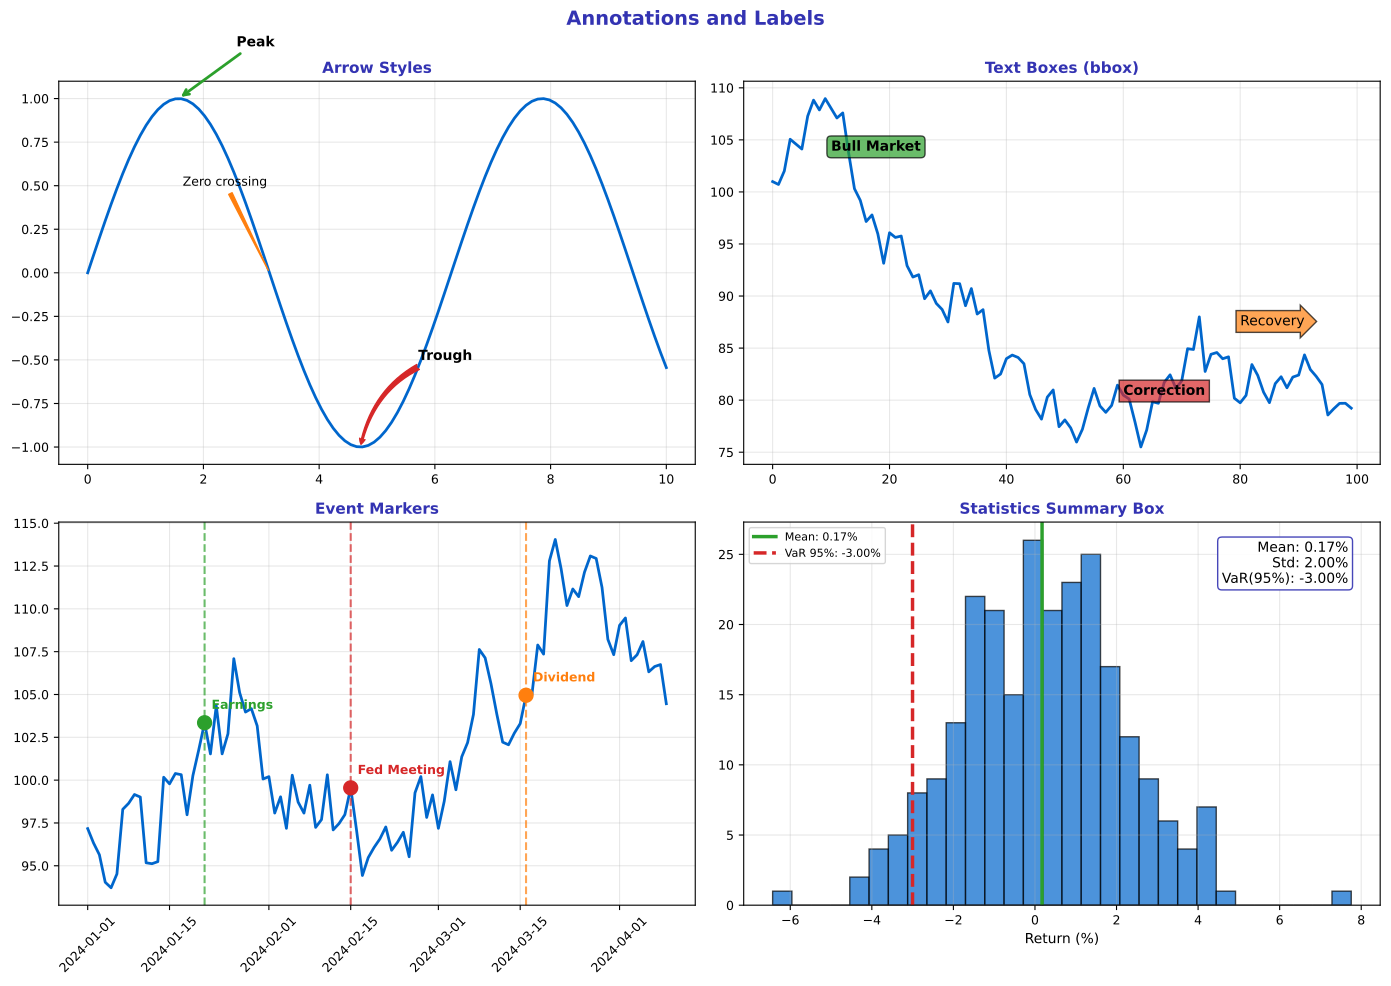

Generate this figure with Python:
"""Annotations - Adding context to charts"""
import matplotlib.pyplot as plt
import numpy as np
import pandas as pd
from pathlib import Path

plt.rcParams.update({
    'font.size': 10,
    'axes.labelsize': 10,
    'axes.titlesize': 11,
    'xtick.labelsize': 9,
    'ytick.labelsize': 9,
    'legend.fontsize': 9,
    'figure.figsize': (10, 6),
    'figure.dpi': 150
})

MLPURPLE = '#3333B2'
MLLAVENDER = '#ADADE0'
MLBLUE = '#0066CC'
MLORANGE = '#FF7F0E'
MLGREEN = '#2CA02C'
MLRED = '#D62728'

np.random.seed(42)

fig, axes = plt.subplots(2, 2, figsize=(14, 10))
fig.suptitle('Annotations and Labels', fontsize=14, fontweight='bold', color=MLPURPLE)

# Plot 1: Arrow annotations
ax1 = axes[0, 0]
x = np.linspace(0, 10, 100)
y = np.sin(x)
ax1.plot(x, y, color=MLBLUE, linewidth=2)

# Different arrow styles
ax1.annotate('Peak', xy=(np.pi/2, 1), xytext=(np.pi/2 + 1, 1.3),
             fontsize=10, fontweight='bold',
             arrowprops=dict(arrowstyle='->', color=MLGREEN, lw=2))

ax1.annotate('Trough', xy=(3*np.pi/2, -1), xytext=(3*np.pi/2 + 1, -0.5),
             fontsize=10, fontweight='bold',
             arrowprops=dict(arrowstyle='fancy', color=MLRED, connectionstyle='arc3,rad=0.3'))

ax1.annotate('Zero crossing', xy=(np.pi, 0), xytext=(np.pi - 1.5, 0.5),
             fontsize=9,
             arrowprops=dict(arrowstyle='wedge', color=MLORANGE))

ax1.set_title('Arrow Styles', fontsize=11, fontweight='bold', color=MLPURPLE)
ax1.grid(alpha=0.3)

# Plot 2: Text boxes
ax2 = axes[0, 1]
prices = 100 + np.cumsum(np.random.randn(100) * 2)
ax2.plot(prices, color=MLBLUE, linewidth=2)

# Different bbox styles
ax2.text(10, prices.max() - 5, 'Bull Market', fontsize=10, fontweight='bold',
         bbox=dict(boxstyle='round', facecolor=MLGREEN, alpha=0.7))

ax2.text(60, prices.min() + 5, 'Correction', fontsize=10, fontweight='bold',
         bbox=dict(boxstyle='square', facecolor=MLRED, alpha=0.7, edgecolor='black'))

ax2.text(80, np.mean(prices), 'Recovery', fontsize=10,
         bbox=dict(boxstyle='rarrow', facecolor=MLORANGE, alpha=0.7))

ax2.set_title('Text Boxes (bbox)', fontsize=11, fontweight='bold', color=MLPURPLE)
ax2.grid(alpha=0.3)

# Plot 3: Event markers
ax3 = axes[1, 0]
dates = pd.date_range('2024-01-01', periods=100, freq='D')
prices = 100 + np.cumsum(np.random.randn(100) * 2)
ax3.plot(dates, prices, color=MLBLUE, linewidth=2)

# Mark events
events = [(20, 'Earnings', MLGREEN), (45, 'Fed Meeting', MLRED), (75, 'Dividend', MLORANGE)]
for idx, label, color in events:
    ax3.axvline(dates[idx], color=color, linestyle='--', linewidth=1.5, alpha=0.7)
    ax3.scatter([dates[idx]], [prices[idx]], color=color, s=100, zorder=5)
    ax3.annotate(label, xy=(dates[idx], prices[idx]),
                 xytext=(5, 10), textcoords='offset points',
                 fontsize=9, color=color, fontweight='bold')

ax3.set_title('Event Markers', fontsize=11, fontweight='bold', color=MLPURPLE)
ax3.tick_params(axis='x', rotation=45)
ax3.grid(alpha=0.3)

# Plot 4: Statistics annotations
ax4 = axes[1, 1]
returns = np.random.normal(0.05, 2, 252)
ax4.hist(returns, bins=30, color=MLBLUE, alpha=0.7, edgecolor='black')

mean_ret = np.mean(returns)
std_ret = np.std(returns)
var_95 = np.percentile(returns, 5)

ax4.axvline(mean_ret, color=MLGREEN, linewidth=2.5, label=f'Mean: {mean_ret:.2f}%')
ax4.axvline(var_95, color=MLRED, linewidth=2.5, linestyle='--', label=f'VaR 95%: {var_95:.2f}%')

# Add statistics box
stats_text = f'Mean: {mean_ret:.2f}%\nStd: {std_ret:.2f}%\nVaR(95%): {var_95:.2f}%'
ax4.text(0.95, 0.95, stats_text, transform=ax4.transAxes,
         fontsize=10, verticalalignment='top', horizontalalignment='right',
         bbox=dict(boxstyle='round', facecolor='white', edgecolor=MLPURPLE, alpha=0.9))

ax4.set_title('Statistics Summary Box', fontsize=11, fontweight='bold', color=MLPURPLE)
ax4.set_xlabel('Return (%)', fontsize=10)
ax4.legend(fontsize=8, loc='upper left')
ax4.grid(alpha=0.3)

plt.tight_layout()
plt.savefig(Path(__file__).parent / 'chart.pdf', dpi=300, bbox_inches='tight')
plt.close()
